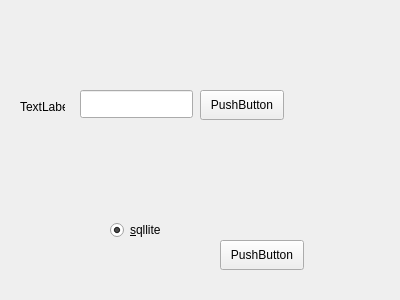
<?xml version="1.0" encoding="UTF-8"?>
<ui version="4.0">
 <class>LoginWidget</class>
 <widget class="QWidget" name="LoginWidget">
  <property name="geometry">
   <rect>
    <x>0</x>
    <y>0</y>
    <width>400</width>
    <height>300</height>
   </rect>
  </property>
  <property name="windowTitle">
   <string>Form</string>
  </property>
  <widget class="QRadioButton" name="radioButton">
   <property name="geometry">
    <rect>
     <x>110</x>
     <y>220</y>
     <width>87</width>
     <height>20</height>
    </rect>
   </property>
   <property name="text">
    <string>&amp;sqllite</string>
   </property>
   <property name="checked">
    <bool>true</bool>
   </property>
  </widget>
  <widget class="QLineEdit" name="lineEdit">
   <property name="geometry">
    <rect>
     <x>80</x>
     <y>90</y>
     <width>113</width>
     <height>28</height>
    </rect>
   </property>
  </widget>
  <widget class="QLabel" name="label">
   <property name="geometry">
    <rect>
     <x>20</x>
     <y>100</y>
     <width>45</width>
     <height>14</height>
    </rect>
   </property>
   <property name="text">
    <string>TextLabel</string>
   </property>
  </widget>
  <widget class="QPushButton" name="pushButton">
   <property name="geometry">
    <rect>
     <x>220</x>
     <y>240</y>
     <width>84</width>
     <height>30</height>
    </rect>
   </property>
   <property name="text">
    <string>PushButton</string>
   </property>
  </widget>
  <widget class="QPushButton" name="pushButton_2">
   <property name="geometry">
    <rect>
     <x>200</x>
     <y>90</y>
     <width>84</width>
     <height>30</height>
    </rect>
   </property>
   <property name="text">
    <string>PushButton</string>
   </property>
  </widget>
 </widget>
 <resources/>
 <connections/>
</ui>
